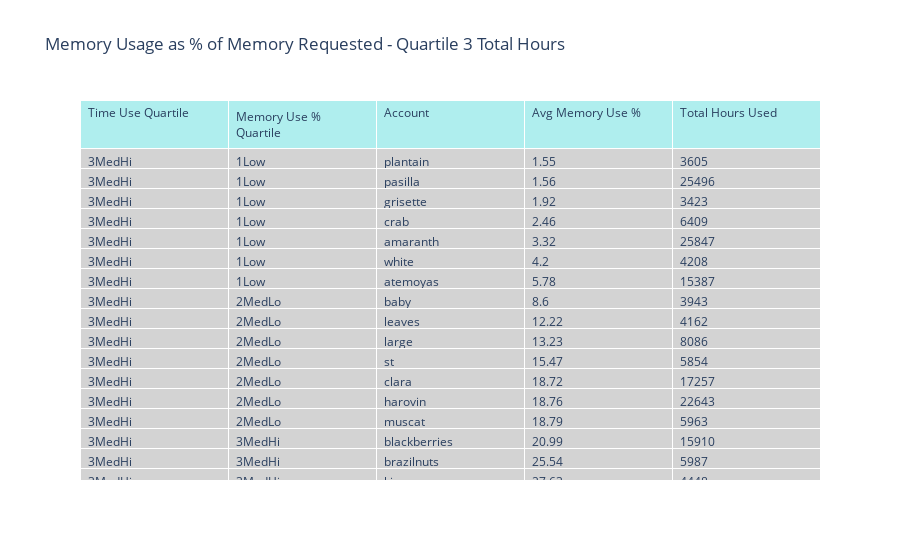

The cell this chart's notebook holds for it:
### Code cell
figtbl2 = go.Figure(data = [go.Table(
    header=dict(values=list(data_table2.columns),
                               fill_color = 'paleturquoise',
                               align = 'left'),
    cells=dict(values=[data_table2['Time Use Quartile'], data_table2['Memory Use % Quartile'],
                       data_table2['Account'], data_table2['Avg Memory Use %'], data_table2['Total Hours Used']],
                                fill_color='lightgray',
                                 align='left')
)])

figtbl2.update_layout(title_text = 'Memory Usage as % of Memory Requested - Quartile 3 Total Hours')
figtbl2.show()

### Figure 1 — Plotly figure (JSON) as saved in the notebook; plotly's stock layout.template omitted (floating-point values rounded to 4 significant figures; data arrays with more than 128 entries replaced by an {"elided": "..."} marker saying what was removed)
{"data": [{"cells": {"align": "left", "fill": {"color": "lightgray"}, "values": {"elided": "5x32 mixed values"}}, "header": {"align": "left", "fill": {"color": "paleturquoise"}, "values": ["Time Use Quartile", "Memory Use % Quartile", "Account", "Avg Memory Use %", "Total Hours Used"]}, "type": "table"}], "layout": {"title": {"text": "Memory Usage as % of Memory Requested - Quartile 3 Total Hours"}}}
